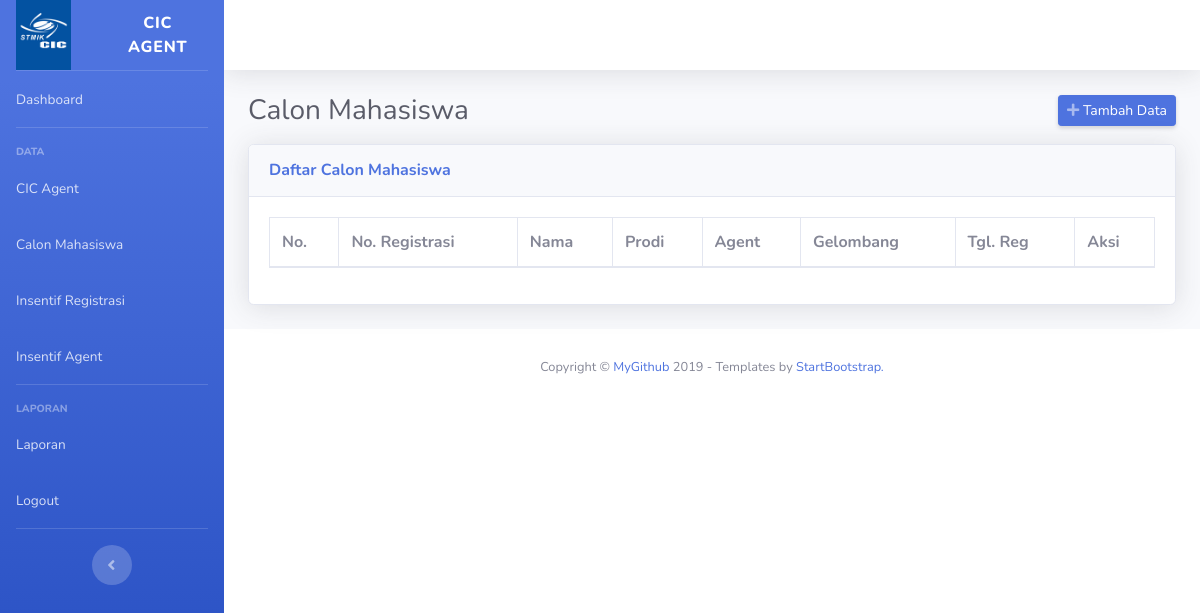
/calon-mahasiswa (signed in), run on an earlier commit of the app's database.
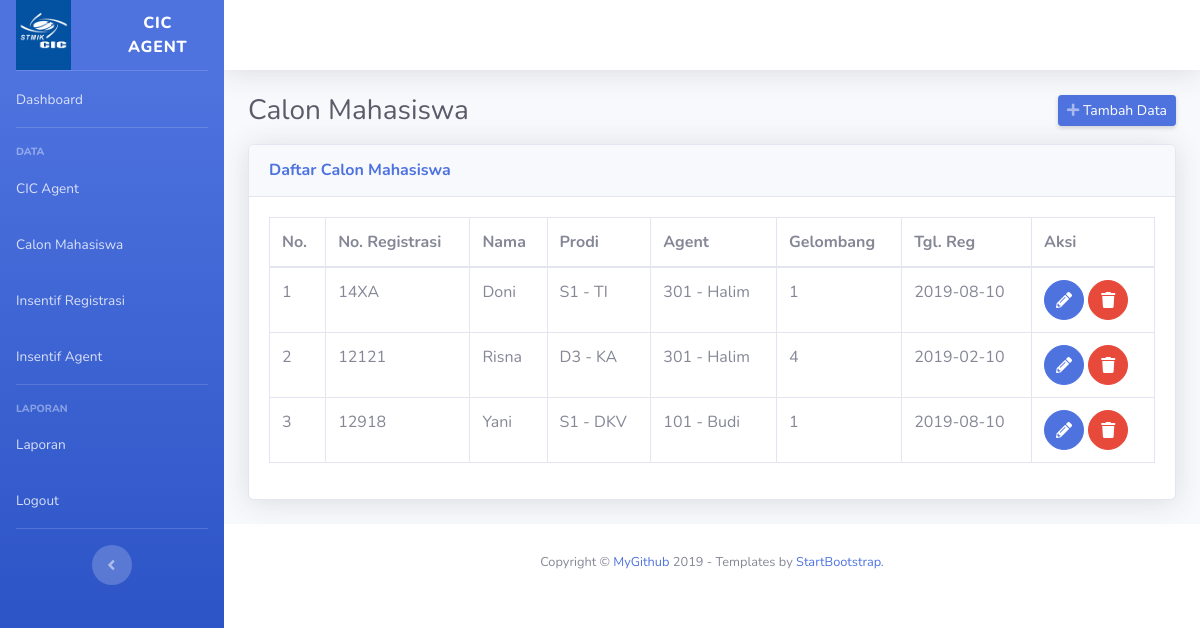
And on a later commit of the database.
### tables this page shows
CREATE TABLE `calon_mahasiswa` (
  `id` int(11) NOT NULL,
  `nomor_registrasi` varchar(50) NOT NULL,
  `nama` varchar(200) NOT NULL,
  `jk` enum('L','P') NOT NULL,
  `id_jurusan` int(11) NOT NULL,
  `id_agent` int(11) NOT NULL,
  `gelombang` varchar(50) NOT NULL,
  `tanggal_registrasi` date NOT NULL
);

CREATE TABLE `prodi` (
  `id` int(11) NOT NULL,
  `kode` varchar(10) NOT NULL,
  `jenjang` enum('D3','D4','S1','S2','S3') NOT NULL,
  `nama_jurusan` varchar(200) NOT NULL
);

CREATE TABLE `agent` (
  `id` int(11) NOT NULL,
  `kode` varchar(10) NOT NULL,
  `nama` varchar(200) NOT NULL,
  `jenis` enum('internal','external') NOT NULL,
  `keagenan` varchar(200) NOT NULL,
  `handphone` varchar(20) NOT NULL,
  `grade` enum('A','B','NON') NOT NULL
);

### core/method.php (called while the page is built, shortened)
<?php
function getFrom($index) {
	$get = isset($_GET[$index]) ? $_GET[$index] : "";
	return $get;
}

### core/crud.php (called while the page is built, shortened)
<?php
function result($query) {
	return mysqli_fetch_object($query);
}
function query($sql){
	global $link;
	if ($data = mysqli_query($link, $sql) or die(mysqli_error($link))) {
		return $data;
	}
}
?>

### content/mahasiswa/index.php (the view)
<?php
$calon_mahasiswa = query("SELECT calon_mahasiswa.*, prodi.nama_jurusan, prodi.jenjang, agent.kode AS kode_agent, agent.nama AS nama_agent FROM calon_mahasiswa JOIN prodi ON calon_mahasiswa.id_jurusan = prodi.id JOIN agent ON calon_mahasiswa.id_agent = agent.id");
$no = 1;
$page = getFrom('page');
?>
<div class="container-fluid">
    <div class="d-sm-flex align-items-center justify-content-between mb-3">
        <h1 class="h3 mb-0 text-gray-800">Calon Mahasiswa</h1>
        <div class="btn-group-sm">
            <a href="<?php echo base_url($page."/create") ?>" class="d-none d-sm-inline-block btn btn-sm btn-primary shadow-sm" data-toggle="tooltip" title="Tambah <?= ucwords(str_replace("-", " ", $page)) ?>">
                <i class="fas fa-plus text-white-50"></i>
                <span class="text">Tambah Data</span>
            </a>
        </div>
    </div>
    <div class="card shadow mb-4">
        <div class="card-header py-3">
            <h6 class="m-0 font-weight-bold text-primary">Daftar Calon Mahasiswa</h6>
        </div>
        <div class="card-body">
            <div class="table-responsive">
                <table class="table table-bordered" id="dataTable" width="100%" cellspacing="0">
                    <thead>
                        <tr>
                            <th>No.</th>
                            <th>No. Registrasi</th>
                            <th>Nama</th>
                            <th>Prodi</th>
                            <th>Agent</th>
                            <th>Gelombang</th>
                            <th>Tgl. Reg</th>
                            <th>Aksi</th>
                        </tr>
                    </thead>
                    <tbody>
                        <?php while($mhs = result($calon_mahasiswa)): ?>
                        <tr>
                            <td><?= $no++; ?></td>
                            <td><?= $mhs->nomor_registrasi ?></td>
                            <td><?= $mhs->nama ?></td>
                            <td><?= $mhs->jenjang." - ".singkatanProdi($mhs->nama_jurusan) ?></td>
                            <td><?= $mhs->kode_agent." - ".$mhs->nama_agent ?></td>
                            <td><?= $mhs->gelombang ?></td>
                            <td><?= $mhs->tanggal_registrasi ?></td>
                            <td>
                                <a href="<?php echo base_url($page."/edit/".$mhs->id) ?>" class="btn btn-primary btn-circle">
                                    <i class="fas fa-pencil-alt"></i>
                                </a>
                                <a onclick="return confirmDelete()" href="<?php echo base_url($page."/delete/".$mhs->id) ?>" class="btn btn-danger btn-circle">
                                    <i class="fas fa-trash"></i>
                                </a>
                            </td>
                        </tr>
                        <?php endwhile; ?>
                    </tbody>
                </table>
            </div>
        </div>
    </div>
</div>

### index.php (shortened to what this page needs)
<?php
$page = getFrom('page');
$action = getFrom('action');
?>
<!DOCTYPE html>
<html lang="en">
<head>
    <link href="<?php echo base_url("assets/vendor/fontawesome-free/css/all.min.css") ?>" rel="stylesheet" type="text/css">
    <link href="<?php echo base_url("assets/vendor/select2/select2.min.css") ?>" rel="stylesheet" type="text/css">
    <link href="<?php echo base_url("assets/vendor/select2/select2-bootstrap4.min.css") ?>" rel="stylesheet" type="text/css">
    <link rel="stylesheet" href="<?= base_url("assets/vendor/bootstrap-datepicker/css/bootstrap-datepicker3.standalone.min.css") ?>">
    <link href="<?php echo base_url("assets/css/sb-admin-2.min.css") ?>" rel="stylesheet">
</head>
<body id="page-top">
    <div id="wrapper">
        <?php require_once("templates/sidebar.php"); ?>
        <div id="content-wrapper" class="d-flex flex-column" style="margin-left: 14rem;">
            <div id="content">
                <?php require_once("templates/navbar.php") ?>
                <?php
                    if($page == ""):
                        require_once("content/main-page.php");
                    elseif ($page == "calon-mahasiswa"):
                        if($action == ""):
                            call_content("mahasiswa","index");
                        elseif($action == "create" || $action == "tambah"):
                            call_content("mahasiswa", "form-create");
                        elseif($action == "edit"):
                            call_content("mahasiswa", "form-edit");
                        elseif($action == "delete"):
                            call_content("mahasiswa", "delete");
                        endif;
                    elseif ($page == "insentif-agent"):
                        if($action == ""):
                            call_content("insentif-agent","index");
                        elseif($action == "detail"):
                            call_content("insentif-agent", "detail");
                        endif;
                    elseif($page == "laporan"):
                        if($action == ""):
                            call_content("laporan", "index");
                        endif;
                    else:
                        require_once("content/404.php");
                    endif;
                ?>
            </div>
            <?php require_once("templates/footer.php"); ?>
        </div>
    </div>
</body>
</html>

### templates/sidebar.php (shortened to what this page needs)
<?php
$index = "";
$data_guru = "";
$data_siswa = "";
$data_kelas = "";
?>
<ul class="navbar-nav bg-gradient-primary sidebar sidebar-dark accordion" id="accordionSidebar" style="position: fixed;">
    <a class="sidebar-brand d-flex align-items-center justify-content-center" href="#">
        <div class="sidebar-brand-icon" style="text-align: left;">
            <img src="<?php echo base_url("assets/img/logo3.png") ?>" alt="" style="width:60%;">
        </div>
        <div class="sidebar-brand-text mx-3">CIC Agent</div>
    </a>
    <hr class="sidebar-divider my-0">
    <li class="nav-item <?= $index; ?>">
        <a class="nav-link" href="<?php echo base_url("index.php") ?>">
            <span>Dashboard</span></a>
        </li>
        <hr class="sidebar-divider">
        <div class="sidebar-heading">
            Data
        </div>
        <li class="nav-item <?php echo $data_guru; ?>">
            <a class="nav-link" href="<?php echo base_url("cic-agent") ?>">
                <span>CIC Agent</span>
            </a>
        </li>
        <li class="nav-item <?php echo $data_siswa; ?>">
            <a class="nav-link" href="<?php echo base_url("calon-mahasiswa") ?>">
                <span>Calon Mahasiswa</span>
            </a>
        </li>
        <li class="nav-item <?php echo $data_kelas; ?>">
            <a class="nav-link" href="<?php echo base_url("insentif-registrasi") ?>">
                <span>Insentif Registrasi</span>
            </a>
        </li>
        <li class="nav-item <?php echo $data_kelas; ?>">
            <a class="nav-link" href="<?php echo base_url("insentif-agent") ?>">
                <span>Insentif Agent</span>
            </a>
        </li>
        <hr class="sidebar-divider">
        <div class="sidebar-heading">
            LAPORAN
        </div>
        <li class="nav-item <?php echo $data_siswa; ?>">
            <a class="nav-link" href="<?php echo base_url("laporan") ?>">
                <span>Laporan</span>
            </a>
        </li>
        <li class="nav-item">
            <a class="nav-link" href="#" data-toggle="modal" data-target="#logoutModal">
                <span>Logout</span></a>
            </li>
            <hr class="sidebar-divider d-none d-md-block">
            <div class="text-center d-none d-md-inline">
                <button class="rounded-circle border-0" id="sidebarToggle"></button>
            </div>
        </ul>

### templates/navbar.php (shortened to what this page needs)
<nav class="navbar navbar-expand navbar-light bg-white topbar mb-4 static-top shadow">
</nav>

### core/other.php (shortened to what this page needs)
<?php
function base_url($file = NULL) {
	$path = $_SERVER['REQUEST_SCHEME'] . "://" . $_SERVER['HTTP_HOST'] . "/cic-agent/";
	$path .= $file;
	return $path;
}
function call_content($menu = "admin", $nama_file) {
	$path_file = "content/".$menu."/".$nama_file.".php";
	if (file_exists($path_file)) {
		$file = require_once($path_file);
		return $file;
	} else {
		die("Template tidak ditemukan!");
	}
}
function singkatanProdi($string) {
	$prodi_text = "";
	$exp1 = explode(" - ", $string);
	if(count($exp1) > 1) {
		$exp_1 = explode(" ", $exp1[0]);
		$total_word_1 = count($exp_1);
		$exp_2 = explode(" ", $exp1[1]);
		$total_word_2 = count($exp_2);
		$prodi_text_1 = $prodi_text_2 = "";
		for ($i = 0; $i < $total_word_1; $i++) {
			$prodi_text_1 .= $exp_1[$i][0]."";
		}
		for ($i = 0; $i < $total_word_2; $i++) {
			$prodi_text_2 .= $exp_2[$i][0]."";
		}
		$prodi_text = $prodi_text_1."".$prodi_text_2;
	} else {
		$exp2 = explode(" ", $exp1[0]);
		$total_word = count($exp2);
		for ($i = 0; $i < $total_word; $i++) {
			$prodi_text .= $exp2[$i][0]."";
		}
	}
	return $prodi_text;
}
?>

### templates/footer.php
<footer class="sticky-footer bg-white">
	<div class="container my-auto">
		<div class="copyright text-center my-auto">
			<span>
				Copyright &copy; <a href="https://ahanafi.github.io/index2.html" target="_blank">MyGithub</a> 2019 - Templates by <a href="https://startbootstrap.com/themes/sb-admin-2/" target="_blank">
					StartBootstrap.
				</a>
			</span>
		</div>
	</div>
</footer>

What changed in the data, as far as the page shows it:
added calon_mahasiswa: nomor_registrasi "14XA", nama "Doni", prodi.jenjang "S1", prodi.nama_jurusan "TI", id_agent.kode "301", id_agent.nama "Halim", gelombang "1", tanggal_registrasi "2019-08-10"
added calon_mahasiswa: nomor_registrasi "12121", nama "Risna", prodi.jenjang "D3", prodi.nama_jurusan "KA", id_agent.kode "301", id_agent.nama "Halim", gelombang "4", tanggal_registrasi "2019-02-10"
added calon_mahasiswa: nomor_registrasi "12918", nama "Yani", prodi.jenjang "S1", prodi.nama_jurusan "DKV", id_agent.kode "101", id_agent.nama "Budi", gelombang "1", tanggal_registrasi "2019-08-10"
